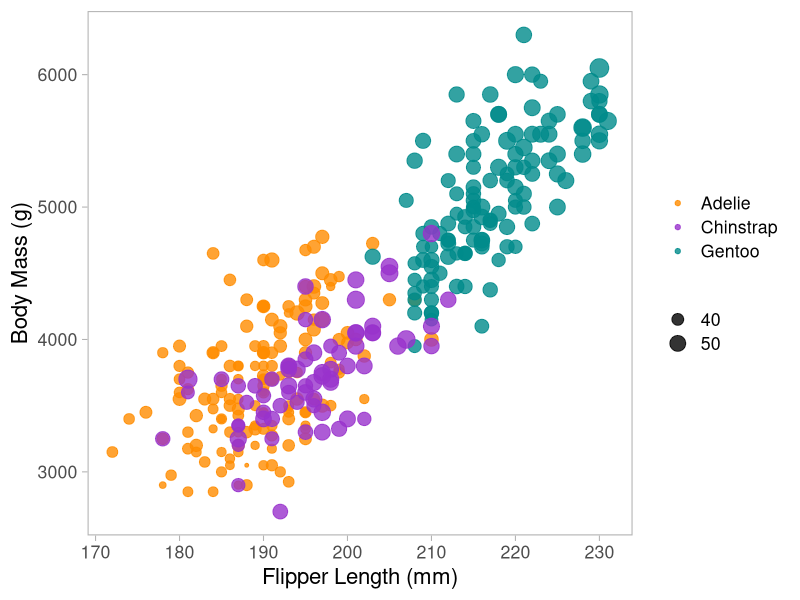

Write R code to recreate this figure.
# Set a CRAN mirror
options(repos = c(CRAN = "https://cloud.r-project.org"))

library(ggplot2)
library(readr)

penglings <- read_csv("penglings.csv")

result <- ggplot(penglings, aes(x = flipper_length_mm, y = body_mass_g)) + geom_point(aes(color = species, size = bill_length_mm), alpha = 0.8) +
    scale_color_manual(values=c("Adelie" = "darkorange", "Chinstrap" = "darkorchid", "Gentoo" = "cyan4")) +
    labs(x= "Flipper Length (mm)", y = "Body Mass (g)") +
    theme_light(base_size = 16) +
  theme(
    legend.title = element_blank(),
    panel.grid.major = element_blank(),
    panel.grid.minor = element_blank(),
    panel.background = element_rect(fill = "white", colour = "white")
  )

ggsave("penglings_r_scatter.png", plot = result, width = 10, height=5, dpi = 300)